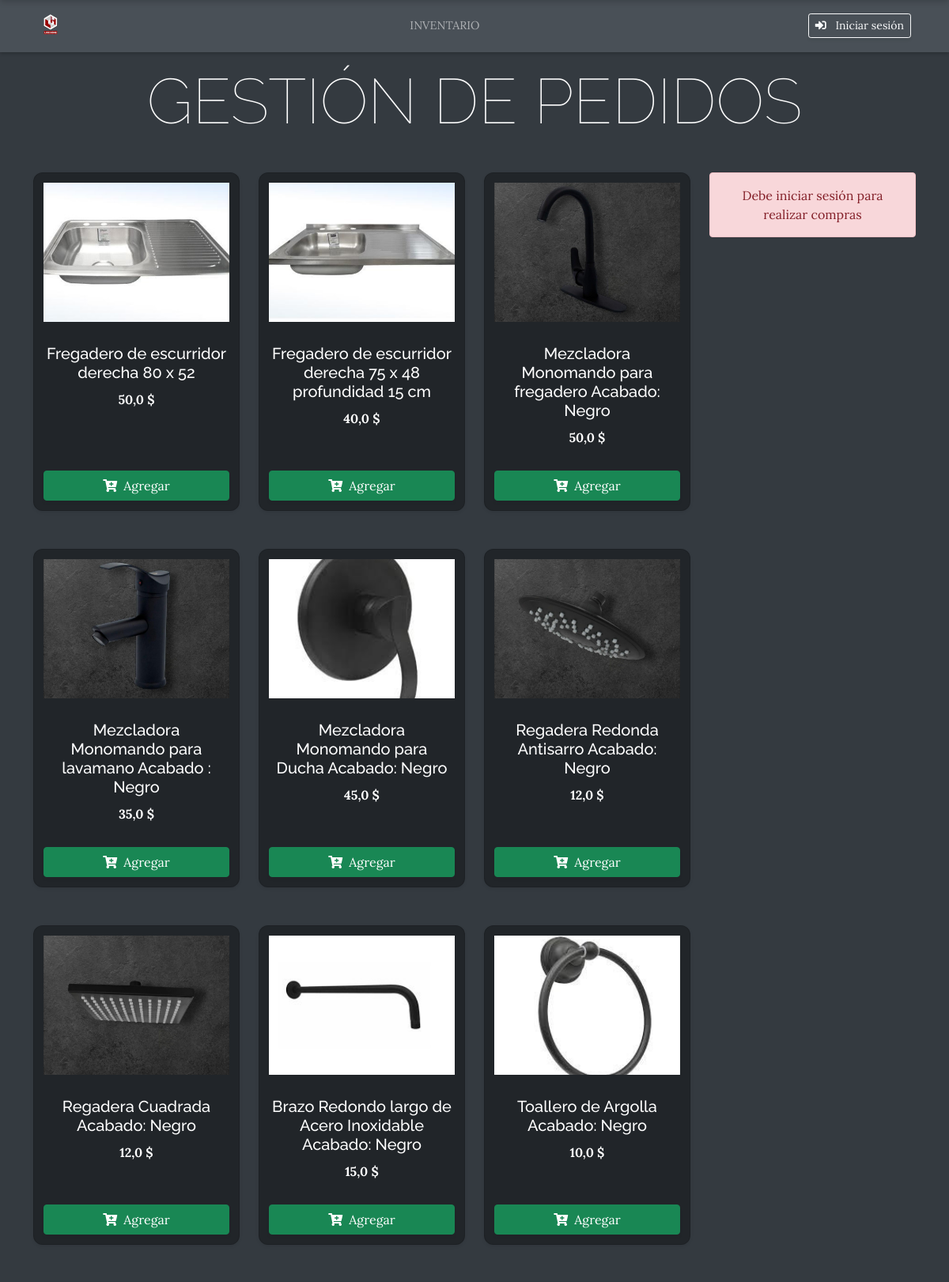
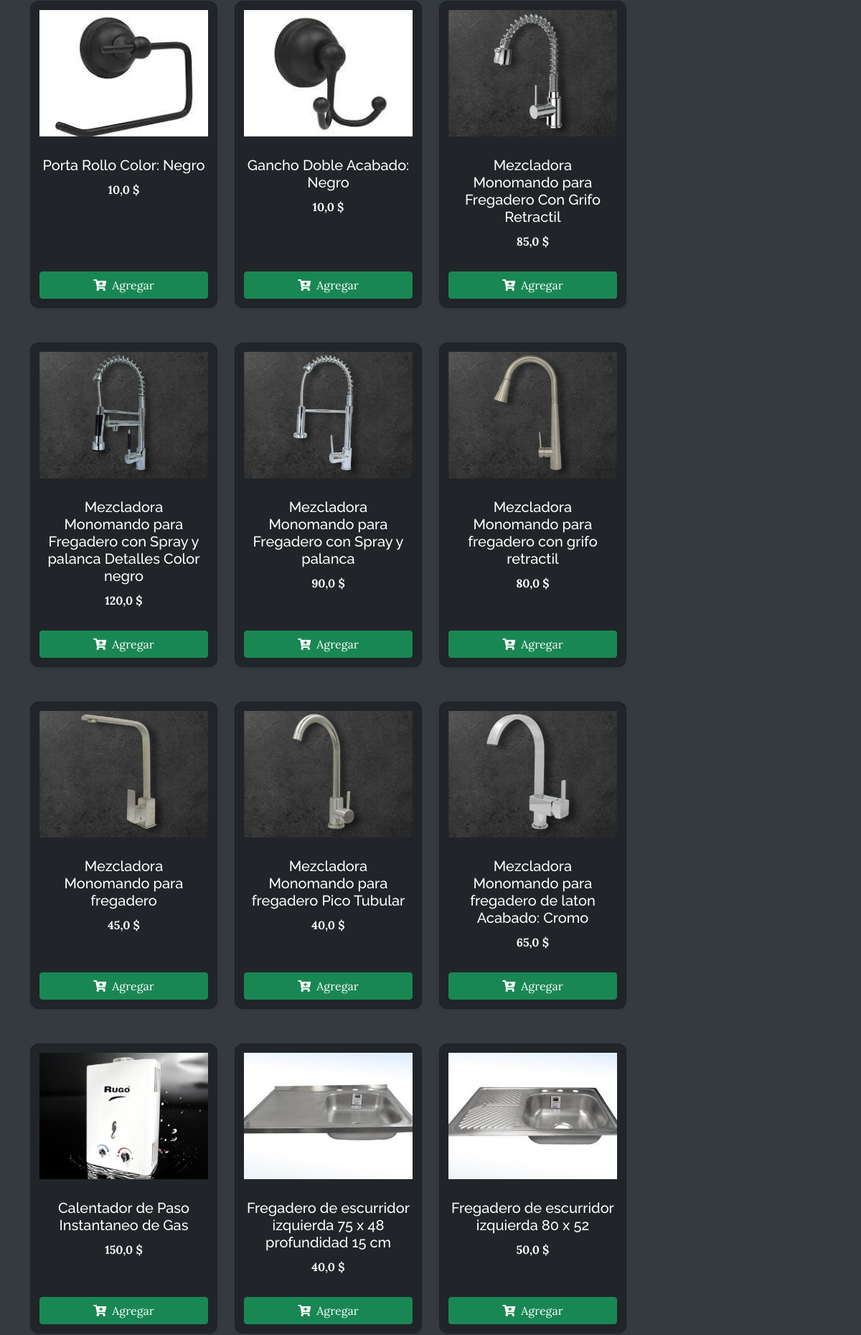
Page /inventario/categoria/1/ (upper part) on the committed database (2 pictures, top to bottom).
### inventario/models.py (models this page shows, shortened)
class Material(models.Model):
    nombre = models.CharField(verbose_name='Nombre', max_length=50)
    codigo = models.CharField(verbose_name='Código', max_length=50, unique=True, null=True, blank=True)
    categoria = models.ForeignKey(Categoria, on_delete=models.CASCADE)
    imagen = models.ImageField(verbose_name='Imagen Principal', upload_to='inventario', null=True, blank=True)
    precio = models.FloatField(verbose_name='Precio', max_length=20)
    comision = models.FloatField(verbose_name='Comisión', max_length=20, default=0)
    cantidad = models.IntegerField(verbose_name='Cantidad')
    ficha_tecnica = models.FileField(verbose_name='Ficha técnica', upload_to='fichas_tecnicas', null=True, blank=True)
    created = models.DateTimeField(auto_now_add=True)
    updated = models.DateTimeField(auto_now=True)
    destacado = models.BooleanField(verbose_name='Destacado', default=False, blank=True)
    activo = models.BooleanField(default=True)
    en_oferta = models.BooleanField(verbose_name='En Oferta', default=False)
    precio_oferta = models.FloatField(verbose_name='Precio en Oferta', null=True, blank=True)

### inventario/views.py (the view)
# urls.py: path('categoria/<int:categoria_id>/', views.categoria, name='categoria'),
def categoria(request, categoria_id):
    categoria = Categoria.objects.get(id=categoria_id)
    materiales = Material.objects.filter(categoria=categoria)
    return render(request, 'inventario/categoria.html', {
        'categoria': categoria,
        'materiales': materiales
    })

### carro/context_processor.py (called while the page is built)
def importe_total_carro(request):
    total = 0
    if request.user.is_authenticated:
        for key, value in request.session.get('carro', {}).items():
            total += float(value['precio'])
    else:
        total = 'Inicia sesión para ver el importe total'
    return {'importe_total_carro': total}

### inventario/templates/inventario/categoria.html (shortened to what this page needs)
{% extends "gestorapp/base.html" %}
{% load static %}
{% block content %}
<div class="container mt-4">
    <div class="row">
        <div class="col-lg-9">
            <div class="row row-cols-1 row-cols-sm-2 row-cols-md-3 g-4">
                {% for material in materiales %}
                    {% include "inventario/includes/material_card_simple.html" %}
                {% endfor %}
            </div>
        </div>
        <div class="col-lg-3">
            {% if request.user.is_authenticated %}
                {% include "carro/widget.html" %}
            {% else %}
                <div class="alert alert-danger text-center">
                    Debe iniciar sesión para realizar compras
                </div>
            {% endif %}
        </div>
    </div>
</div>
{% endblock %}

### inventario/templates/inventario/includes/material_card_simple.html
<div class="col mb-4">
    <div class="card h-100 shadow-sm">
        <img src="{{ material.imagen.url }}"
             class="card-img-top"
             alt="{{ material.nombre }}">
        <div class="card-body text-center">
            <h5 class="card-title">{{ material.nombre }}</h5>
            <p class="card-text fw-bold">{{ material.precio }} $</p>
        </div>
        <div class="card-footer text-center border-0">
            <a href="{% url 'carro:agregar' material.id %}"
               class="btn btn-success"
               onclick="return updateCart(this.href)">
                <i class="fas fa-cart-plus me-2"></i>Agregar
            </a>
        </div>
    </div>
</div>

### gestorapp/static/gestorapp/css/gestion.css (style rules this page uses)
body { font-family: 'Lora'; background-color: #343a40 !important; color: #1a1414; min-height: 100vh; padding-top: 76px; }
html { height: 100%; background-color: #343a40; }
.container, .container-fluid { background-color: transparent; }
.card { background-color: rgba(255, 255, 255, 0.1); backdrop-filter: blur(10px); }
h1, h2, h3, h4, h5, h6 { font-family: 'Raleway'; }
p { line-height: 1.75; }
.btn { box-shadow: 0px 3px 3px 0px rgba(33, 37, 41, 0.1); }

### gestorapp/static/gestorapp/css/cards.css (style rules this page uses)
.card { height: 100%; border-radius: 12px; box-shadow: 0 3px 10px rgba(0,0,0,0.1); transition: transform 0.2s ease; background: white; position: relative; margin: 0; width: 100%; }
.card-img-top { height: 200px; width: 100%; object-fit: contain; padding: 12px; }
.card-body { height: auto; padding: 1rem; display: flex; flex-direction: column; }

### gestorapp/templates/gestorapp/base.html (style rules this page uses)
html, body { background-color: #343a40 !important; min-height: 100vh; margin: 0; padding: 0; color: #fff; }
.card { background-color: #212529 !important; }

### inventario/templates/inventario/includes/categoria_styles.html (style rules this page uses)
.card { height: 100%; transition: transform 0.2s; background-color: rgba(255, 255, 255, 0.9); }
.card-img-top { width: 100%; height: 200px; object-fit: cover; border-radius: 4px 4px 0 0; }
.card-body { padding: 1rem; }
.card-footer { background: transparent; border-top: 1px solid rgba(0,0,0,0.125); padding: 0.75rem; }
.btn-success { width: 100%; }

### rows in the picture
Material: imagen (picture), nombre "Fregadero de escurridor derecha 80 x 52", precio "50,0"
Material: imagen (picture), nombre "Fregadero de escurridor derecha 75 x 48 profundidad 15 cm", precio "40,0"
Material: imagen (picture), nombre "Mezcladora Monomando para fregadero Acabado: Negro", precio "50,0"
Material: imagen (picture), nombre "Mezcladora Monomando para lavamano Acabado : Negro", precio "35,0"
Material: imagen (picture), nombre "Mezcladora Monomando para Ducha Acabado: Negro", precio "45,0"
Material: imagen (picture), nombre "Regadera Redonda Antisarro Acabado: Negro", precio "12,0"
Material: imagen (picture), nombre "Regadera Cuadrada Acabado: Negro", precio "12,0"
Material: imagen (picture), nombre "Brazo Redondo largo de Acero Inoxidable Acabado: Negro", precio "15,0"
Material: imagen (picture), nombre "Toallero de Argolla Acabado: Negro", precio "10,0"
Material: imagen (picture), nombre "Porta Rollo Color: Negro", precio "10,0"
Material: imagen (picture), nombre "Gancho Doble Acabado: Negro", precio "10,0"
Material: imagen (picture), nombre "Mezcladora Monomando para Fregadero Con Grifo Retractil", precio "85,0"
Material: imagen (picture), nombre "Mezcladora Monomando para Fregadero con Spray y palanca Detalles Color negro", precio "120,0"
Material: imagen (picture), nombre "Mezcladora Monomando para Fregadero con Spray y palanca", precio "90,0"
Material: imagen (picture), nombre "Mezcladora Monomando para fregadero con grifo retractil", precio "80,0"
Material: imagen (picture), nombre "Mezcladora Monomando para fregadero", precio "45,0"
Material: imagen (picture), nombre "Mezcladora Monomando para fregadero Pico Tubular", precio "40,0"
Material: imagen (picture), nombre "Mezcladora Monomando para fregadero de laton Acabado: Cromo", precio "65,0"
Material: imagen (picture), nombre "Calentador de Paso Instantaneo de Gas", precio "150,0"
Material: imagen (picture), nombre "Fregadero de escurridor izquierda 75 x 48 profundidad 15 cm", precio "40,0"
Material: imagen (picture), nombre "Fregadero de escurridor izquierda 80 x 52", precio "50,0"
